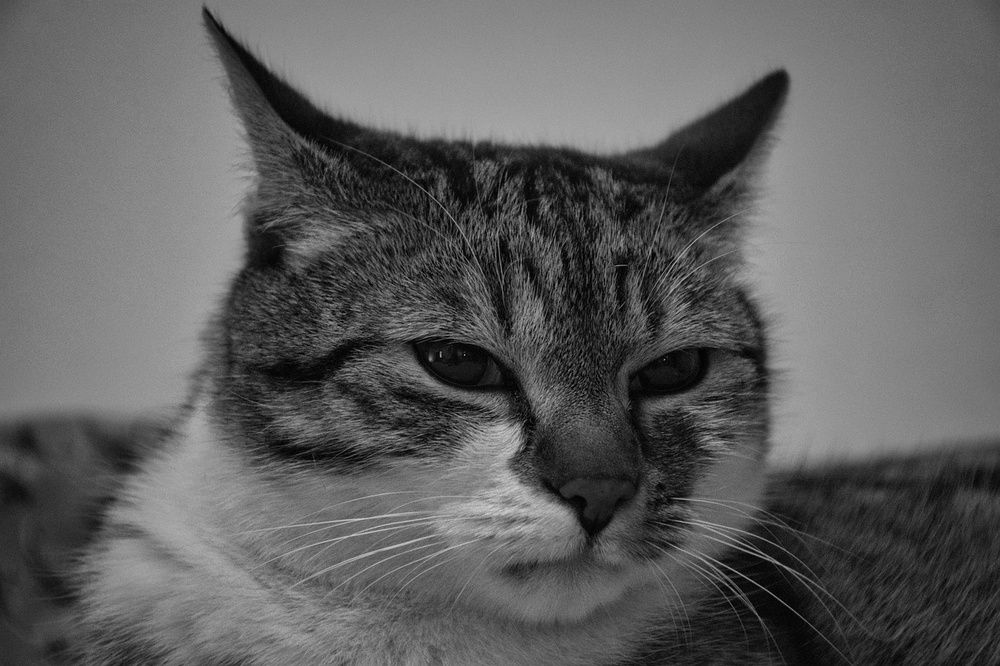
#> input picture images/cat_2.jpg, 1000 x 666 px, shrunk from 1280 x 853 before the run
$ jupyter execute app.ipynb
#> lines starting #> are read from the running program, lines starting #| are printed output that depends on the picture; long printed decimals are rounded
[cell 1]
import numpy as np
import matplotlib.pyplot as plt
from PIL import Image

[cell 2]
image = Image.open('images/cat_2.jpg').convert('L')
print("Input image size:", image.size)
#| Input image size: (1000, 666)
print("Input image mode:", image.mode)
#| Input image mode: L

[cell 3]
def calc_histogram(image, label):
#> called with label = 'Original image histogram'
    histogram = np.zeros(256)
    for pixel in image.getdata():
        histogram[pixel] += 1
#> this loop made 666000 passes
#> pixel on passes 1 to 3: 78, 78, 76
#> after the loop, histogram = 256 values, max 7523 at index 132, min 0 at index 207, mean 2601.6

    fig, ax = plt.subplots()
    fig.set_size_inches(12, 6)
    ax.bar(range(256), histogram, color='skyblue', edgecolor='gray', width=1.0)

    ax.set_xlabel('Pixel Value', fontsize=14)
    ax.set_ylabel('Frequency', fontsize=14)
    ax.set_title(label, fontsize=16, fontweight='bold')
    ax.set_xlim(0, 255)
    ax.set_ylim(0, max(histogram) * 1.1)  # Biraz boşluk bırakmak için max değeri %10 artır
    ax.grid(True, linestyle='--', alpha=0.6)

    ax.tick_params(axis='both', which='major', labelsize=12)
    plt.tight_layout()
    plt.show()
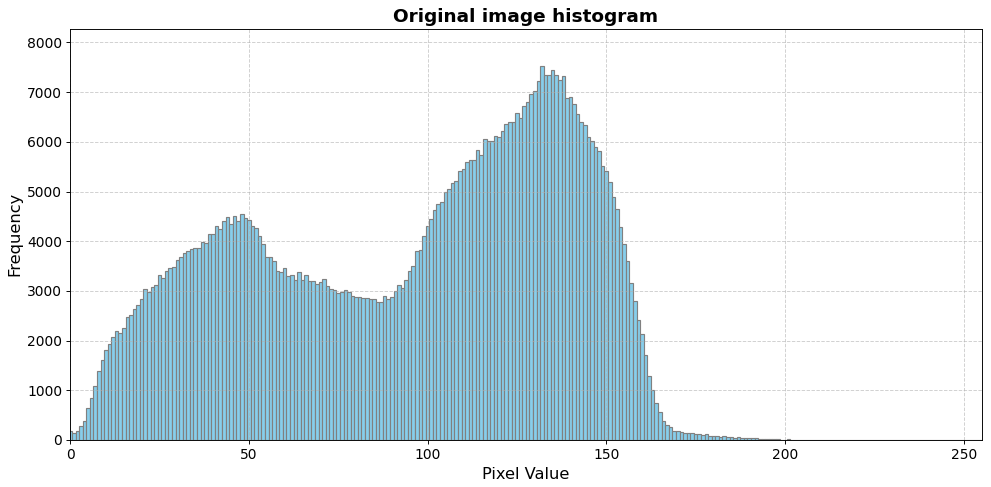
#> figure drawn by matplotlib, 1 panel; tallest bar 7523 high, from x = 131.5 to 132.5

[cell 4]
calc_histogram(image, 'Original image histogram')

[cell 5]
def create_dark_image(image):
    dark_image = image.copy()
    np_dark_image = np.array(dark_image)
    np_dark_image = np_dark_image / 2.0
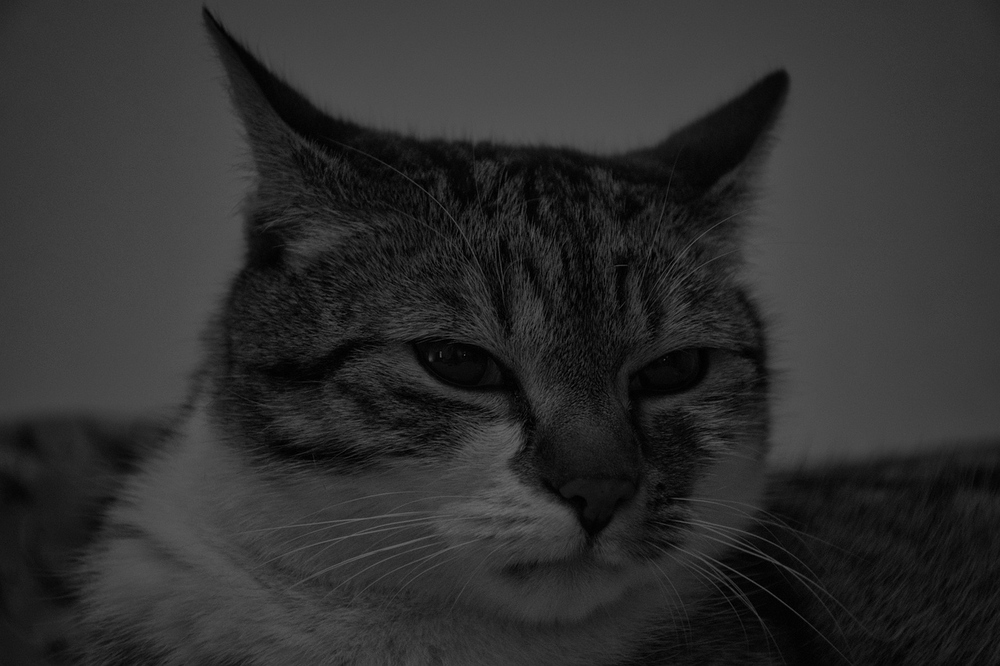
#> np_dark_image: shape (666, 1000) float64; min 0, max 105, mean 47.4
    np_dark_image = np_dark_image.astype(np.uint8)
    dark_image = Image.fromarray(np_dark_image)
    return dark_image

def create_bright_image(image):
    bright_image = image.copy()
    np_bright_image = np.array(bright_image)
    np_bright_image = np_bright_image / 2.0 + 127
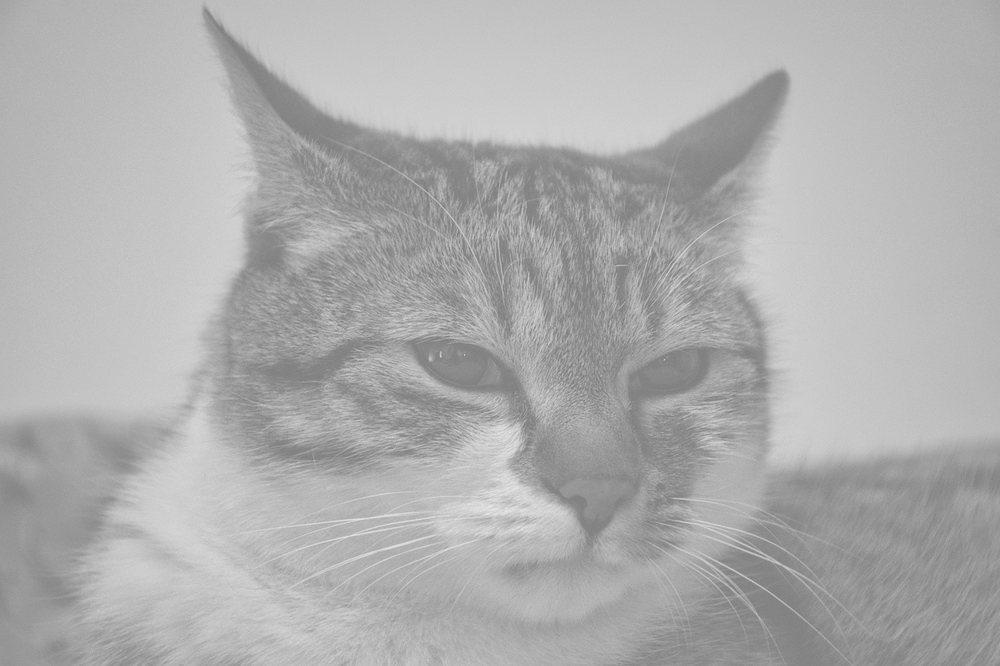
#> np_bright_image: shape (666, 1000) float64; min 127, max 232, mean 174.4
    np_bright_image = np_bright_image.astype(np.uint8)
    bright_image = Image.fromarray(np_bright_image)
    return bright_image

[cell 6]
dark_image = create_dark_image(image)
dark_image.save('images/dark_image.png')

bright_image = create_bright_image(image)
bright_image.save('images/bright_image.png')

calc_histogram(dark_image, 'Dark image histogram')
#> call 2 of calc_histogram, with label = 'Dark image histogram'
#> the loop in calc_histogram (call 2), `for pixel in image.getdata():` made 666000 passes
#> pixel on passes 1 to 3: 39, 39, 38
#> after the loop in calc_histogram (call 2), `for pixel in image.getdata():`: histogram = 256 values, max 14866 at index 66, min 0 at index 106, mean 2601.6
#> in calc_histogram (call 2), `plt.show()`:
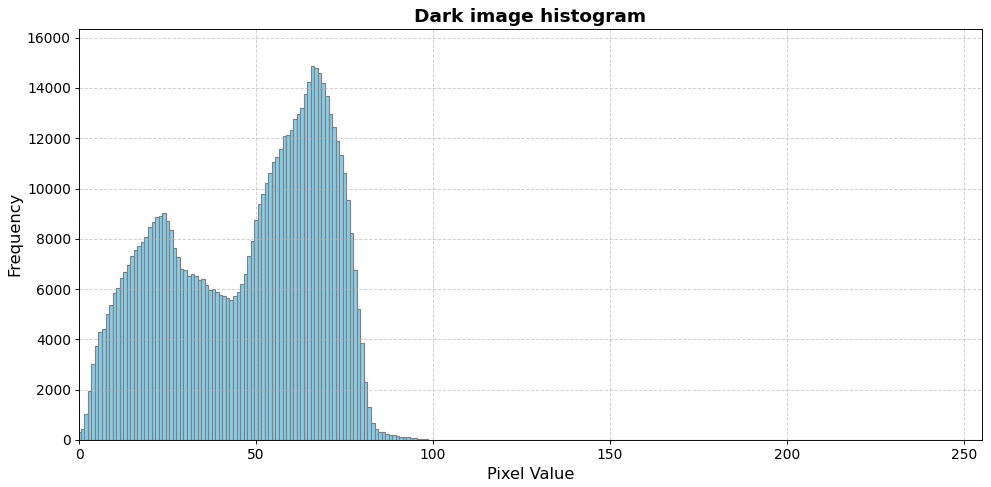
#> figure drawn by matplotlib, 1 panel; tallest bar 14866 high, from x = 65.5 to 66.5
calc_histogram(bright_image, 'Bright image histogram')
#> call 3 of calc_histogram, with label = 'Bright image histogram'
#> the loop in calc_histogram (call 3), `for pixel in image.getdata():` made 666000 passes
#> pixel on passes 1 to 3: 166, 166, 165
#> after the loop in calc_histogram (call 3), `for pixel in image.getdata():`: histogram = 256 values, max 14866 at index 193, min 0 at index 0, mean 2601.6
#> in calc_histogram (call 3), `plt.show()`:
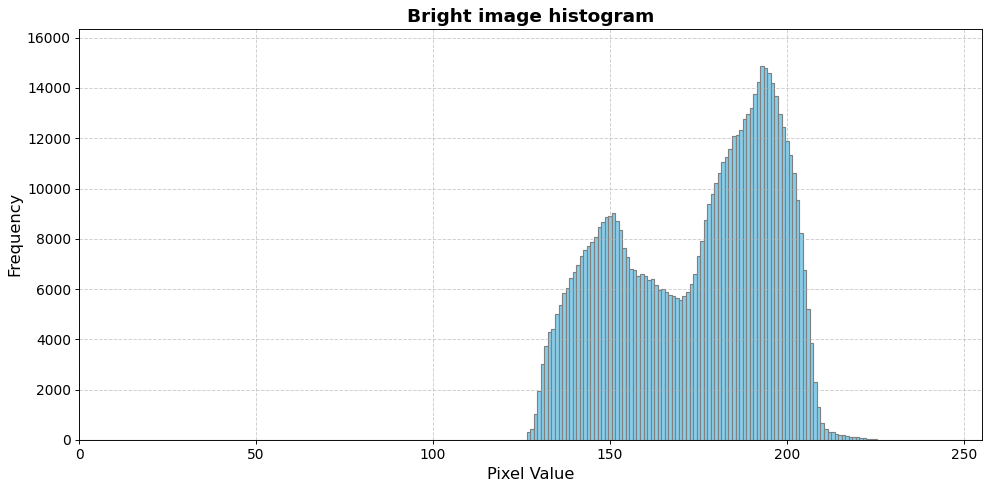
#> figure drawn by matplotlib, 1 panel; tallest bar 14866 high, from x = 192.5 to 193.5

[cell 7]
def gamma_correction(image, gamma):
#> called with gamma = 0.5
    image = np.array(image, dtype=np.uint8)
    np_image = image / 255.0
    np_gamma_image = np.power(np_image, gamma)
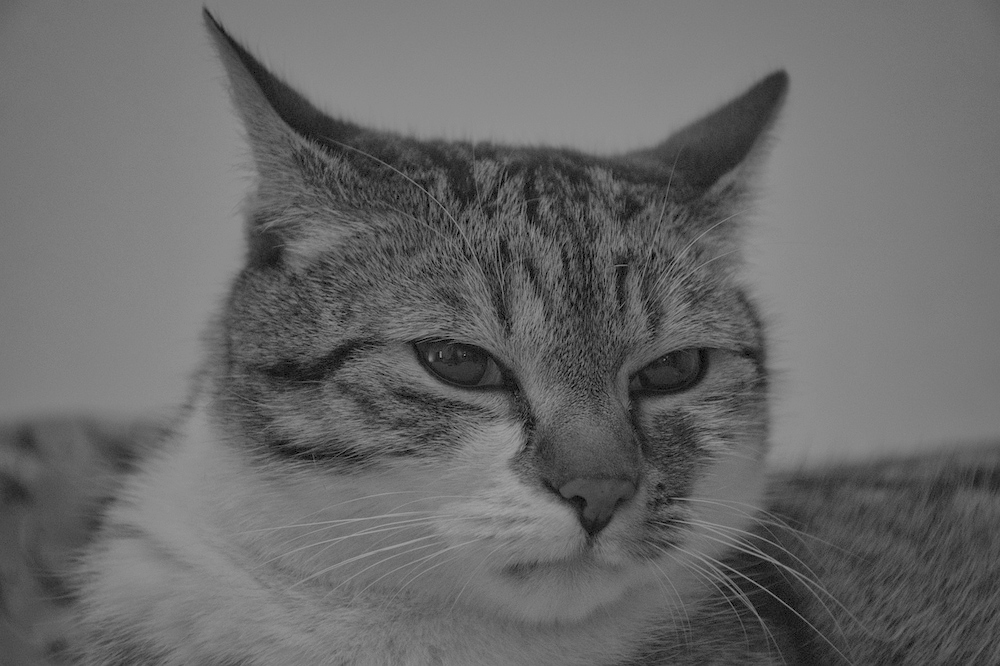
#> np_gamma_image: shape (666, 1000) float64; min 0, max 0.642, mean 0.415
    np_gamma_image = np_gamma_image * 255.0
    np_gamma_image = np_gamma_image.astype(np.uint8)
    np_gamma_image = Image.fromarray(np_gamma_image)
    return np_gamma_image

[cell 8]
gamma_dark_image = gamma_correction(dark_image, 0.5)
gamma_dark_image.save('images/gamma_dark_image.png')

gamma_bright_image = gamma_correction(bright_image, 2.5)
gamma_bright_image.save('images/gamma_bright_image.png')

calc_histogram(image, 'Original image histogram')
calc_histogram(dark_image, 'Dark image histogram')
calc_histogram(gamma_dark_image, 'Gamma corrected dark image histogram')
#> the loop in calc_histogram (call 6), `for pixel in image.getdata():` made 666000 passes
#> pixel on passes 1 to 3: 99, 99, 98
#> after the loop in calc_histogram (call 6), `for pixel in image.getdata():`: histogram = 256 values, max 14866 at index 129, min 0 at index 1, mean 2601.6
#> in calc_histogram (call 6), `plt.show()`:
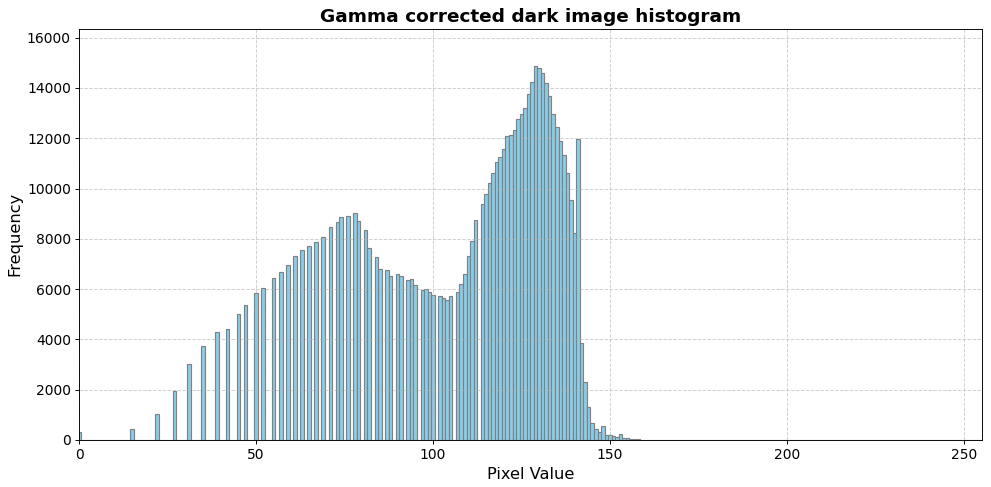
#> figure drawn by matplotlib, 1 panel; tallest bar 14866 high, from x = 128.5 to 129.5
calc_histogram(bright_image, 'Bright image histogram')
calc_histogram(gamma_bright_image, 'Gamma corrected bright image histogram')
#> the loop in calc_histogram (call 8), `for pixel in image.getdata():` made 666000 passes
#> pixel on passes 1 to 3: 87, 87, 85
#> after the loop in calc_histogram (call 8), `for pixel in image.getdata():`: histogram = 256 values, max 14866 at index 127, min 0 at index 0, mean 2601.6
#> in calc_histogram (call 8), `plt.show()`:
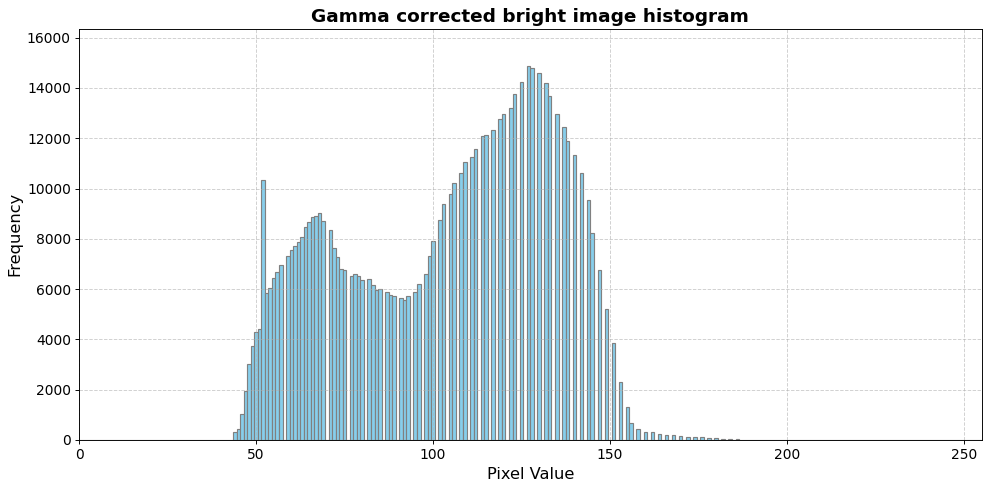
#> figure drawn by matplotlib, 1 panel; tallest bar 14866 high, from x = 126.5 to 127.5

[cell 9]
def psnr(image1, image2):
    mse = np.mean((np.array(image1, dtype=np.float32) - np.array(image2, dtype=np.float32)) ** 2)
#> mse = 2747.7
    if mse == 0:
        return 100
    return 20 * np.log10(255.0 / np.sqrt(mse))

[cell 10]
psnr_dark_image = psnr(image, dark_image)
#> psnr_dark_image = 13.74
psnr_brightness_image = psnr(image, bright_image)
#> psnr_brightness_image = 9.82
psnr_gamma_dark_image = psnr(image, gamma_dark_image)
#> psnr_gamma_dark_image = 22.67
psnr_gamma_bright_image = psnr(image, gamma_bright_image)
#> psnr_gamma_bright_image = 24.54

print("PSNR between original and dark image:", psnr_dark_image)
#| PSNR between original and dark image: 13.741
print("PSNR between original and bright image:", psnr_brightness_image)
#| PSNR between original and bright image: 9.825
print("PSNR between original and gamma corrected dark image:", psnr_gamma_dark_image)
#| PSNR between original and gamma corrected dark image: 22.671
print("PSNR between original and gamma corrected bright image:", psnr_gamma_bright_image)
#| PSNR between original and gamma corrected bright image: 24.537
